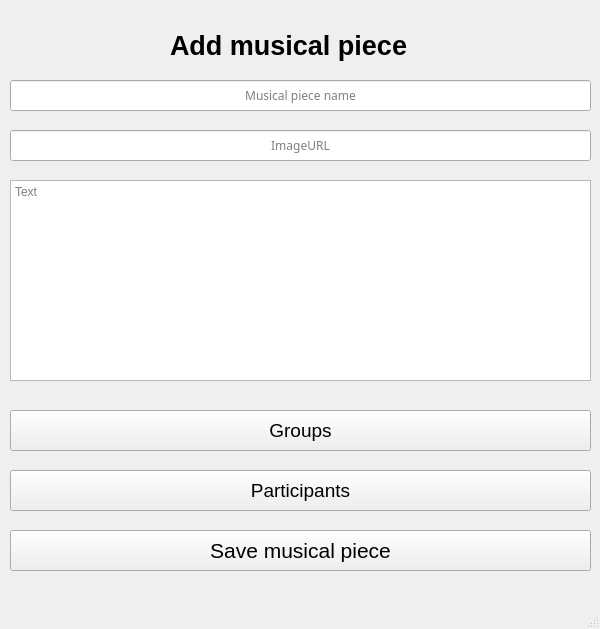
<?xml version="1.0" encoding="UTF-8"?>
<ui version="4.0">
 <class>MainWindow</class>
 <widget class="QMainWindow" name="MainWindow">
  <property name="geometry">
   <rect>
    <x>0</x>
    <y>0</y>
    <width>600</width>
    <height>629</height>
   </rect>
  </property>
  <property name="windowTitle">
   <string>MainWindow</string>
  </property>
  <widget class="QWidget" name="centralwidget">
   <widget class="QLabel" name="label">
    <property name="geometry">
     <rect>
      <x>170</x>
      <y>30</y>
      <width>261</width>
      <height>31</height>
     </rect>
    </property>
    <property name="font">
     <font>
      <pointsize>20</pointsize>
      <weight>75</weight>
      <bold>true</bold>
     </font>
    </property>
    <property name="text">
     <string>Add musical piece</string>
    </property>
   </widget>
   <widget class="QLineEdit" name="musicalPieceName">
    <property name="geometry">
     <rect>
      <x>10</x>
      <y>80</y>
      <width>581</width>
      <height>31</height>
     </rect>
    </property>
    <property name="font">
     <font>
      <family>MS Reference Sans Serif</family>
     </font>
    </property>
    <property name="text">
     <string/>
    </property>
    <property name="alignment">
     <set>Qt::AlignCenter</set>
    </property>
    <property name="placeholderText">
     <string>Musical piece name</string>
    </property>
    <property name="clearButtonEnabled">
     <bool>false</bool>
    </property>
   </widget>
   <widget class="QLineEdit" name="imageUrl">
    <property name="geometry">
     <rect>
      <x>10</x>
      <y>130</y>
      <width>581</width>
      <height>31</height>
     </rect>
    </property>
    <property name="font">
     <font>
      <family>MS Reference Sans Serif</family>
     </font>
    </property>
    <property name="text">
     <string/>
    </property>
    <property name="alignment">
     <set>Qt::AlignCenter</set>
    </property>
    <property name="placeholderText">
     <string>ImageURL</string>
    </property>
    <property name="clearButtonEnabled">
     <bool>false</bool>
    </property>
   </widget>
   <widget class="QPlainTextEdit" name="text">
    <property name="geometry">
     <rect>
      <x>10</x>
      <y>180</y>
      <width>581</width>
      <height>201</height>
     </rect>
    </property>
    <property name="placeholderText">
     <string>Text</string>
    </property>
   </widget>
   <widget class="QPushButton" name="groups">
    <property name="geometry">
     <rect>
      <x>10</x>
      <y>410</y>
      <width>581</width>
      <height>41</height>
     </rect>
    </property>
    <property name="font">
     <font>
      <pointsize>14</pointsize>
     </font>
    </property>
    <property name="text">
     <string>Groups</string>
    </property>
   </widget>
   <widget class="QPushButton" name="save">
    <property name="geometry">
     <rect>
      <x>10</x>
      <y>530</y>
      <width>581</width>
      <height>41</height>
     </rect>
    </property>
    <property name="font">
     <font>
      <pointsize>16</pointsize>
     </font>
    </property>
    <property name="text">
     <string>Save musical piece</string>
    </property>
   </widget>
   <widget class="QPushButton" name="participants">
    <property name="geometry">
     <rect>
      <x>10</x>
      <y>470</y>
      <width>581</width>
      <height>41</height>
     </rect>
    </property>
    <property name="font">
     <font>
      <pointsize>14</pointsize>
     </font>
    </property>
    <property name="text">
     <string>Participants</string>
    </property>
   </widget>
  </widget>
  <widget class="QMenuBar" name="menubar">
   <property name="geometry">
    <rect>
     <x>0</x>
     <y>0</y>
     <width>600</width>
     <height>21</height>
    </rect>
   </property>
  </widget>
  <widget class="QStatusBar" name="statusbar"/>
 </widget>
 <resources/>
 <connections/>
</ui>
